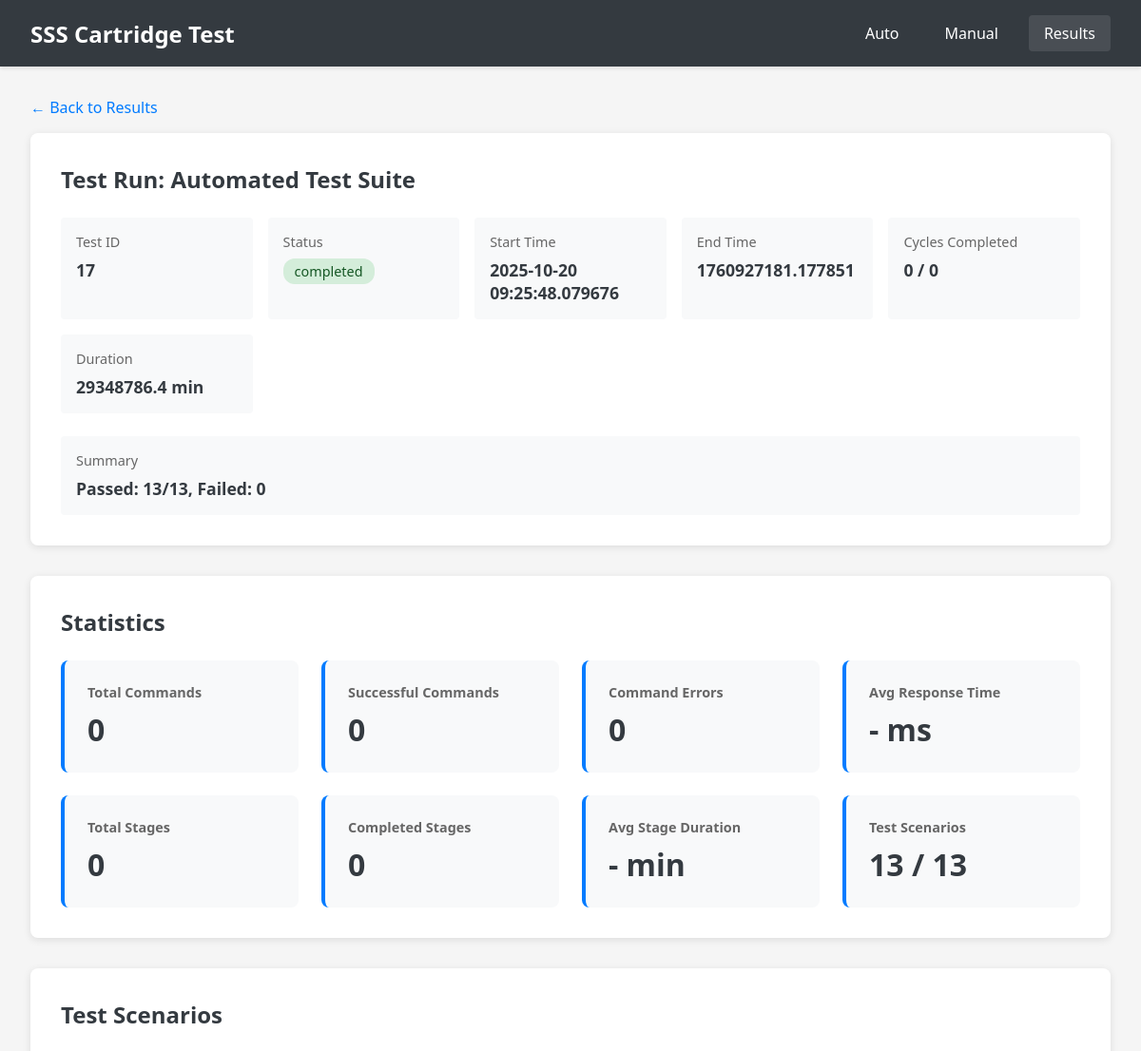
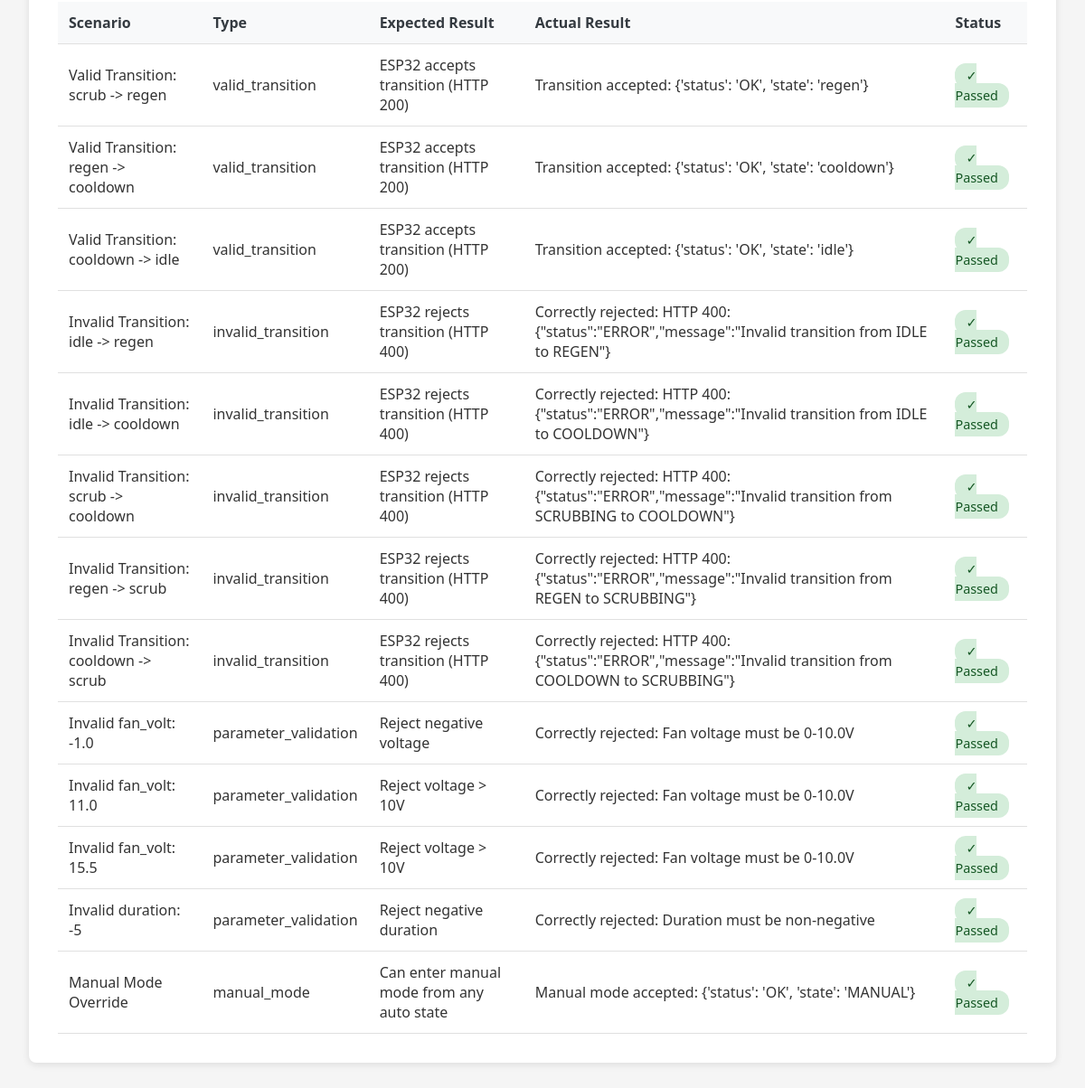
/results/17, run on the app's committed database (2 pictures, top to bottom).
### tables this page shows
CREATE TABLE test_runs (
                    id INTEGER PRIMARY KEY AUTOINCREMENT,
                    name TEXT NOT NULL,
                    start_time TIMESTAMP NOT NULL,
                    end_time TIMESTAMP,
                    status TEXT NOT NULL,
                    total_cycles INTEGER,
                    completed_cycles INTEGER DEFAULT 0,
                    config TEXT NOT NULL,
                    result_summary TEXT,
                    created_at TIMESTAMP DEFAULT CURRENT_TIMESTAMP
                );

CREATE TABLE test_scenarios (
                    id INTEGER PRIMARY KEY AUTOINCREMENT,
                    test_run_id INTEGER NOT NULL,
                    scenario_name TEXT NOT NULL,
                    scenario_type TEXT NOT NULL,
                    start_time TIMESTAMP NOT NULL,
                    end_time TIMESTAMP,
                    expected_result TEXT,
                    actual_result TEXT,
                    passed BOOLEAN,
                    error_message TEXT,
                    FOREIGN KEY (test_run_id) REFERENCES test_runs(id)
                );

### app.py (the view)
@app.route('/results/<int:test_run_id>')
def test_run_details(test_run_id):
    test_run = db.get_test_run(test_run_id)
    if not test_run:
        return jsonify({'error': 'Test run not found'}), 404
    cycles = db.get_cycle_executions(test_run_id)
    commands = db.get_esp32_commands(test_run_id=test_run_id)
    scenarios = db.get_test_scenarios(test_run_id)
    statistics = db.get_test_run_statistics(test_run_id)
    return render_template('test_details.html',
                         test_run=test_run,
                         cycles=cycles,
                         commands=commands,
                         scenarios=scenarios,
                         statistics=statistics)

### database.py (called while the page is built)
    @contextmanager
    def get_connection(self):
        conn = sqlite3.connect(self.db_path)
        conn.row_factory = sqlite3.Row
        try:
            yield conn
            conn.commit()
        except Exception as e:
            conn.rollback()
            raise e
        finally:
            conn.close()

    def get_test_run(self, test_run_id: int) -> Optional[Dict]:
        with self.get_connection() as conn:
            cursor = conn.cursor()
            cursor.execute('SELECT * FROM test_runs WHERE id = ?', (test_run_id,))
            row = cursor.fetchone()
            return dict(row) if row else None

    def get_cycle_executions(self, test_run_id: int) -> List[Dict]:
        with self.get_connection() as conn:
            cursor = conn.cursor()
            cursor.execute('''
                SELECT * FROM cycle_executions
                WHERE test_run_id = ?
                ORDER BY cycle_number, start_time
            ''', (test_run_id,))
            return [dict(row) for row in cursor.fetchall()]

    def get_esp32_commands(self, test_run_id: Optional[int] = None,
                          cycle_execution_id: Optional[int] = None,
                          limit: int = 100) -> List[Dict]:
        with self.get_connection() as conn:
            cursor = conn.cursor()
            query = 'SELECT * FROM esp32_commands WHERE 1=1'
            params = []
            if test_run_id is not None:
                query += ' AND test_run_id = ?'
                params.append(test_run_id)
            if cycle_execution_id is not None:
                query += ' AND cycle_execution_id = ?'
                params.append(cycle_execution_id)
            query += ' ORDER BY timestamp DESC LIMIT ?'
            params.append(limit)
            cursor.execute(query, params)
            return [dict(row) for row in cursor.fetchall()]

    def get_test_scenarios(self, test_run_id: int) -> List[Dict]:
        with self.get_connection() as conn:
            cursor = conn.cursor()
            cursor.execute('''
                SELECT * FROM test_scenarios
                WHERE test_run_id = ?
                ORDER BY start_time
            ''', (test_run_id,))
            return [dict(row) for row in cursor.fetchall()]

### templates/test_details.html (shortened to what this page needs)
<!DOCTYPE html>
<html lang="en">
<head>
    <link rel="stylesheet" href="{{ url_for('static', filename='css/style.css') }}">
</head>
<body>
    <nav class="navbar">
        <div class="nav-brand">SSS Cartridge Test</div>
        <div class="nav-menu">
            <a href="/">Auto</a>
            <a href="/manual">Manual</a>
            <a href="/results" class="active">Results</a>
        </div>
    </nav>
    <div class="details-container">
        <a href="/results" class="back-link">← Back to Results</a>
        <div class="section">
            <h2>Test Run: {{ test_run['name'] }}</h2>
            <div class="info-grid">
                <div class="info-item">
                    <label>Test ID</label>
                    <value>{{ test_run['id'] }}</value>
                </div>
                <div class="info-item">
                    <label>Status</label>
                    <value>
                        <span class="status-badge status-{{ test_run['status'] }}">
                            {{ test_run['status'] }}
                        </span>
                    </value>
                </div>
                <div class="info-item">
                    <label>Start Time</label>
                    <value>{{ test_run['start_time'] }}</value>
                </div>
                <div class="info-item">
                    <label>End Time</label>
                    <value>{{ test_run['end_time'] if test_run['end_time'] else 'Running...' }}</value>
                </div>
                <div class="info-item">
                    <label>Cycles Completed</label>
                    <value>{{ test_run['completed_cycles'] }} / {{ test_run['total_cycles'] }}</value>
                </div>
                <div class="info-item">
                    <label>Duration</label>
                    <value>
                        {% if test_run['end_time'] %}
                            {{ "%.1f"|format((test_run['end_time']|float - test_run['start_time']|float) / 60) }} min
                        {% else %}
                            In progress
                        {% endif %}
                    </value>
                </div>
            </div>
            {% if test_run['result_summary'] %}
            <div class="info-item" style="margin-top: 1rem;">
                <label>Summary</label>
                <value>{{ test_run['result_summary'] }}</value>
            </div>
            {% endif %}
        </div>
        {% if statistics %}
        <div class="section">
            <h2>Statistics</h2>
            <div class="stats-grid">
                <div class="stat-card">
                    <h3>Total Commands</h3>
                    <div class="stat-value">{{ statistics['commands']['total'] or 0 }}</div>
                </div>
                <div class="stat-card">
                    <h3>Successful Commands</h3>
                    <div class="stat-value">{{ statistics['commands']['successful'] or 0 }}</div>
                </div>
                <div class="stat-card">
                    <h3>Command Errors</h3>
                    <div class="stat-value">{{ statistics['commands']['errors'] or 0 }}</div>
                </div>
                <div class="stat-card">
                    <h3>Avg Response Time</h3>
                    <div class="stat-value">
                        {% if statistics['commands']['avg_duration_ms'] %}
                            {{ "%.0f"|format(statistics['commands']['avg_duration_ms']) }} ms
                        {% else %}
                            - ms
                        {% endif %}
                    </div>
                </div>
                <div class="stat-card">
                    <h3>Total Stages</h3>
                    <div class="stat-value">{{ statistics['cycles']['total_stages'] or 0 }}</div>
                </div>
                <div class="stat-card">
                    <h3>Completed Stages</h3>
                    <div class="stat-value">{{ statistics['cycles']['completed_stages'] or 0 }}</div>
                </div>
                <div class="stat-card">
                    <h3>Avg Stage Duration</h3>
                    <div class="stat-value">
                        {% if statistics['cycles']['avg_stage_duration_sec'] %}
                            {{ "%.1f"|format(statistics['cycles']['avg_stage_duration_sec'] / 60) }} min
                        {% else %}
                            - min
                        {% endif %}
                    </div>
                </div>
                {% if statistics['scenarios']['total_scenarios'] and statistics['scenarios']['total_scenarios'] > 0 %}
                <div class="stat-card">
                    <h3>Test Scenarios</h3>
                    <div class="stat-value">
                        {{ statistics['scenarios']['passed_scenarios'] or 0 }} / {{ statistics['scenarios']['total_scenarios'] }}
                    </div>
                </div>
                {% endif %}
            </div>
        </div>
        {% endif %}
        {% if scenarios and scenarios|length > 0 %}
        <div class="section">
            <h2>Test Scenarios</h2>
            <table class="commands-table">
                <thead>
                    <tr>
                        <th>Scenario</th>
                        <th>Type</th>
                        <th>Expected Result</th>
                        <th>Actual Result</th>
                        <th>Status</th>
                    </tr>
                </thead>
                <tbody>
                    {% for scenario in scenarios %}
                    <tr>
                        <td>{{ scenario['scenario_name'] }}</td>
                        <td>{{ scenario['scenario_type'] }}</td>
                        <td>{{ scenario['expected_result'] }}</td>
                        <td>{{ scenario['actual_result'] or '-' }}</td>
                        <td>
                            {% if scenario['passed'] == 1 %}
                                <span class="status-badge status-completed">✓ Passed</span>
                            {% elif scenario['passed'] == 0 %}
                                <span class="status-badge status-error">✗ Failed</span>
                            {% else %}
                                <span class="status-badge">Pending</span>
                            {% endif %}
                        </td>
                    </tr>
                    {% endfor %}
                </tbody>
            </table>
        </div>
        {% endif %}
    </div>
</body>
</html>

### static/css/style.css (style rules this page uses)
:root { --primary-color: #007bff; --success-color: #28a745; --danger-color: #dc3545; --warning-color: #ffc107; --info-color: #17a2b8; --secondary-color: #6c757d; --dark-color: #343a40; --light-color: #f8f9fa; --online-color: #28a745; --offline-color: #dc3545; }
* { margin: 0; padding: 0; box-sizing: border-box; }
body { font-family: 'Segoe UI', Tahoma, Geneva, Verdana, sans-serif; background-color: #f5f5f5; color: #333; }
.navbar { background-color: var(--dark-color); color: white; padding: 1rem 2rem; display: flex; justify-content: space-between; align-items: center; box-shadow: 0 2px 4px rgba(0,0,0,0.1); }
.nav-brand { font-size: 1.5rem; font-weight: bold; }
.nav-menu { display: flex; gap: 1rem; align-items: center; }
.nav-menu a { color: white; text-decoration: none; padding: 0.5rem 1rem; border-radius: 4px; transition: background-color 0.3s; }
.nav-menu a:hover, .nav-menu a.active { background-color: rgba(255,255,255,0.1); }
.status-badge { padding: 0.25rem 0.75rem; border-radius: 12px; font-size: 0.9rem; font-weight: 500; }
.status-completed { background-color: #d4edda; color: #155724; }
table { width: 100%; border-collapse: collapse; }
th, td { padding: 1rem; text-align: left; border-bottom: 1px solid #e0e0e0; }
th { background-color: #f8f9fa; font-weight: 600; color: var(--dark-color); }

### templates/test_details.html (style rules this page uses)
.details-container { max-width: 1400px; margin: 2rem auto; padding: 0 2rem; }
.section { background: white; border-radius: 8px; padding: 2rem; margin-bottom: 2rem; box-shadow: 0 2px 8px rgba(0,0,0,0.1); }
.section h2 { margin-bottom: 1.5rem; color: #343a40; }
.info-grid { display: grid; grid-template-columns: repeat(auto-fit, minmax(200px, 1fr)); gap: 1rem; margin-bottom: 1.5rem; }
.info-item { padding: 1rem; background: #f8f9fa; border-radius: 4px; }
.info-item label { display: block; font-size: 0.9rem; color: #666; margin-bottom: 0.5rem; }
.info-item value { display: block; font-size: 1.1rem; font-weight: 600; color: #343a40; }
.cycles-table, .commands-table { width: 100%; border-collapse: collapse; margin-top: 1rem; }
.cycles-table th, .cycles-table td, .commands-table th, .commands-table td { padding: 0.75rem; text-align: left; border-bottom: 1px solid #e0e0e0; }
.cycles-table th, .commands-table th { background-color: #f8f9fa; font-weight: 600; }
.stats-grid { display: grid; grid-template-columns: repeat(auto-fit, minmax(250px, 1fr)); gap: 1.5rem; }
.stat-card { background: #f8f9fa; padding: 1.5rem; border-radius: 8px; border-left: 4px solid #007bff; }
.stat-card h3 { font-size: 0.9rem; color: #666; margin-bottom: 0.5rem; }
.stat-value { font-size: 2rem; font-weight: bold; color: #343a40; }
.back-link { display: inline-block; margin-bottom: 1rem; color: #007bff; text-decoration: none; }

### data on the page
test_runs: name "Automated Test Suite", id "17", status "completed", start_time "2025-10-20 09:25:48.079676", end_time "1760927181.177851", completed_cycles "0", total_cycles "0", end_time+start_time "29348786.4", result_summary "Passed: 13/13, Failed: 0"
test_scenarios: scenario_name "Valid Transition: scrub -> regen", scenario_type "valid_transition", expected_result "ESP32 accepts transition (HTTP 200)", actual_result "Transition accepted: {'status': 'OK', 'state': 'regen'}", passed "✓ Passed"
test_scenarios: scenario_name "Valid Transition: regen -> cooldown", scenario_type "valid_transition", expected_result "ESP32 accepts transition (HTTP 200)", actual_result "Transition accepted: {'status': 'OK', 'state': 'cooldown'}", passed "✓ Passed"
test_scenarios: scenario_name "Valid Transition: cooldown -> idle", scenario_type "valid_transition", expected_result "ESP32 accepts transition (HTTP 200)", actual_result "Transition accepted: {'status': 'OK', 'state': 'idle'}", passed "✓ Passed"
test_scenarios: scenario_name "Invalid Transition: idle -> regen", scenario_type "invalid_transition", expected_result "ESP32 rejects transition (HTTP 400)", actual_result "Correctly rejected: HTTP 400: {\"status\":\"ERROR\",\"message\":\"Invalid transition from IDLE to REGEN\"}", passed "✓ Passed"
test_scenarios: scenario_name "Invalid Transition: idle -> cooldown", scenario_type "invalid_transition", expected_result "ESP32 rejects transition (HTTP 400)", actual_result "Correctly rejected: HTTP 400: {\"status\":\"ERROR\",\"message\":\"Invalid transition from IDLE to COOLDOWN\"}", passed "✓ Passed"
test_scenarios: scenario_name "Invalid Transition: scrub -> cooldown", scenario_type "invalid_transition", expected_result "ESP32 rejects transition (HTTP 400)", actual_result "Correctly rejected: HTTP 400: {\"status\":\"ERROR\",\"message\":\"Invalid transition from SCRUBBING to COOLDOWN\"}", passed "✓ Passed"
test_scenarios: scenario_name "Invalid Transition: regen -> scrub", scenario_type "invalid_transition", expected_result "ESP32 rejects transition (HTTP 400)", actual_result "Correctly rejected: HTTP 400: {\"status\":\"ERROR\",\"message\":\"Invalid transition from REGEN to SCRUBBING\"}", passed "✓ Passed"
test_scenarios: scenario_name "Invalid Transition: cooldown -> scrub", scenario_type "invalid_transition", expected_result "ESP32 rejects transition (HTTP 400)", actual_result "Correctly rejected: HTTP 400: {\"status\":\"ERROR\",\"message\":\"Invalid transition from COOLDOWN to SCRUBBING\"}", passed "✓ Passed"
test_scenarios: scenario_name "Invalid fan_volt: -1.0", scenario_type "parameter_validation", expected_result "Reject negative voltage", actual_result "Correctly rejected: Fan voltage must be 0-10.0V", passed "✓ Passed"
test_scenarios: scenario_name "Invalid fan_volt: 11.0", scenario_type "parameter_validation", expected_result "Reject voltage > 10V", actual_result "Correctly rejected: Fan voltage must be 0-10.0V", passed "✓ Passed"
test_scenarios: scenario_name "Invalid fan_volt: 15.5", scenario_type "parameter_validation", expected_result "Reject voltage > 10V", actual_result "Correctly rejected: Fan voltage must be 0-10.0V", passed "✓ Passed"
test_scenarios: scenario_name "Invalid duration: -5", scenario_type "parameter_validation", expected_result "Reject negative duration", actual_result "Correctly rejected: Duration must be non-negative", passed "✓ Passed"
test_scenarios: scenario_name "Manual Mode Override", scenario_type "manual_mode", expected_result "Can enter manual mode from any auto state", actual_result "Manual mode accepted: {'status': 'OK', 'state': 'MANUAL'}", passed "✓ Passed"

### other printed values
{{ statistics['commands']['total'] or 0 }} "0"
{{ statistics['commands']['successful'] or 0 }} "0"
{{ statistics['commands']['errors'] or 0 }} "0"
{{ statistics['cycles']['total_stages'] or 0 }} "0"
{{ statistics['cycles']['completed_stages'] or 0 }} "0"
{{ statistics['scenarios']['passed_scenarios'] or 0 }} "13"
{{ statistics['scenarios']['total_scenarios'] }} "13"
